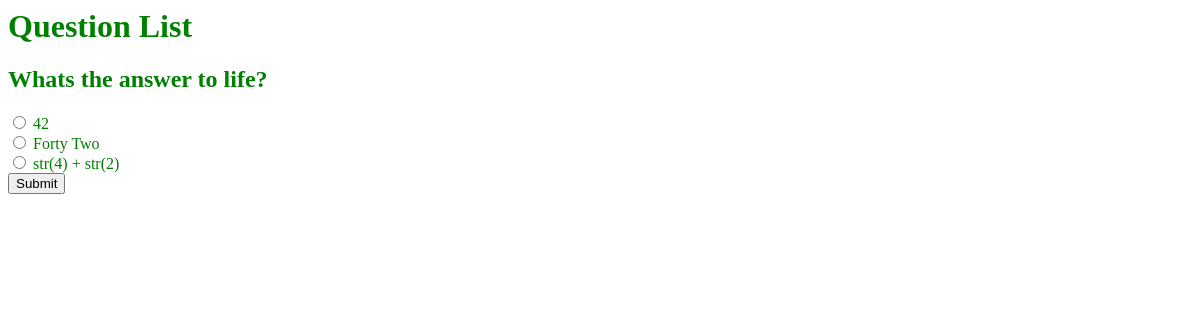
Page /quiz/ on the earlier database version.
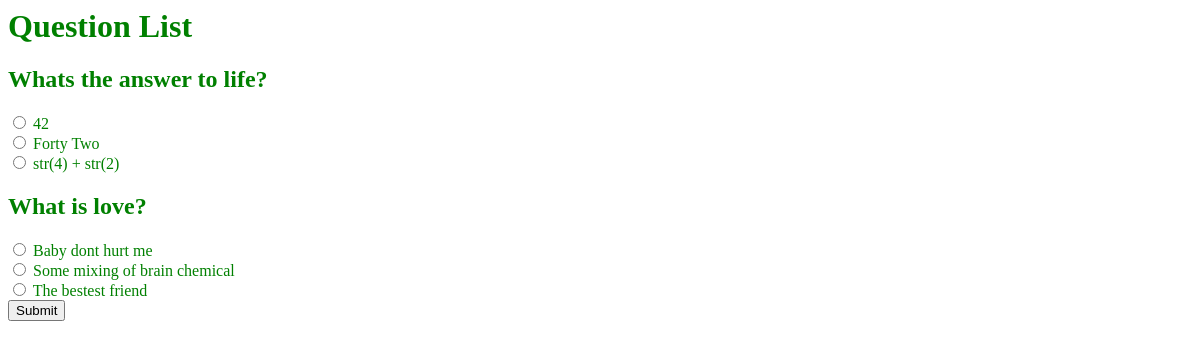
Same page on the later database version.
### quiz/models.py (models this page shows, shortened)
class Question(models.Model):
    question_text = models.CharField(max_length=200)
    pub_date = models.DateTimeField("date published")
    correct_choice = models.ForeignKey("Choice", on_delete=models.CASCADE, related_name='choices', default=1)

class Choice(models.Model):
    question = models.ForeignKey(Question, on_delete=models.CASCADE)
    choice_text = models.CharField(max_length=200)

### quiz/views.py (the view)
# urls.py: path("", views.IndexView.as_view(), name="index"),
class IndexView(generic.ListView):
    template_name = "quiz/index.html"
    context_object_name = "latest_question_list"
    def get_queryset(self):
        questions = Question.objects.all()
        choices = Choice.objects.all()
        combined_data = []
        for question in questions:
            question_choices = choices.filter(question=question)
            combined_data.append({
                'question': question,
                'choices': question_choices
            })
        return combined_data

### quiz/templates/quiz/index.html (shortened to what this page needs)
{% load static %}
<link rel="stylesheet" href="{% static 'quiz/style.css' %}" />
<head>
</head>
<body>
    <h1>Question List</h1>
    <form method="post" action="{% url 'check_answers' %}">
        {% csrf_token %} {% for item in latest_question_list %}
        <h2>{{ item.question.question_text }}</h2>
        {% for choice in item.choices %}
        <input type="radio" name="choice" value="{{ choice.id }}" />
        <label>{{ choice.choice_text }}</label><br />
        {% endfor %}
        {% endfor %}
        <button type="submit">Submit</button>
    </form>
</body>

### quiz/static/quiz/style.css (style rules this page uses)
body { color: green; }

Differences in the rows shown:
added Question: question.question_text "What is love?"
added Choice: choice_text "Baby dont hurt me", shown under "What is love?"
added Choice: choice_text "Some mixing of brain chemical", shown under "What is love?"
added Choice: choice_text "The bestest friend", shown under "What is love?"
